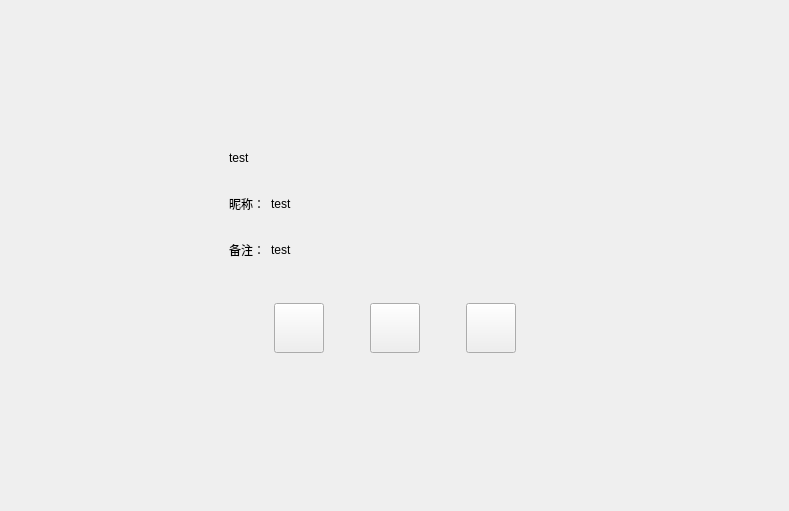
<?xml version="1.0" encoding="UTF-8"?>
<ui version="4.0">
 <class>FriendInfoPage</class>
 <widget class="QWidget" name="FriendInfoPage">
  <property name="geometry">
   <rect>
    <x>0</x>
    <y>0</y>
    <width>789</width>
    <height>511</height>
   </rect>
  </property>
  <property name="windowTitle">
   <string>Form</string>
  </property>
  <layout class="QVBoxLayout" name="verticalLayout">
   <property name="leftMargin">
    <number>120</number>
   </property>
   <property name="topMargin">
    <number>120</number>
   </property>
   <property name="rightMargin">
    <number>120</number>
   </property>
   <property name="bottomMargin">
    <number>120</number>
   </property>
   <item>
    <widget class="QWidget" name="widget" native="true">
     <layout class="QHBoxLayout" name="horizontalLayout">
      <item>
       <widget class="QLabel" name="icon_lb">
        <property name="minimumSize">
         <size>
          <width>85</width>
          <height>85</height>
         </size>
        </property>
        <property name="maximumSize">
         <size>
          <width>85</width>
          <height>85</height>
         </size>
        </property>
        <property name="text">
         <string/>
        </property>
       </widget>
      </item>
      <item>
       <widget class="QWidget" name="widget_3" native="true">
        <layout class="QVBoxLayout" name="verticalLayout_2">
         <item>
          <widget class="QWidget" name="widget_4" native="true">
           <property name="minimumSize">
            <size>
             <width>0</width>
             <height>40</height>
            </size>
           </property>
           <property name="maximumSize">
            <size>
             <width>16777215</width>
             <height>40</height>
            </size>
           </property>
           <layout class="QHBoxLayout" name="horizontalLayout_2">
            <property name="leftMargin">
             <number>0</number>
            </property>
            <property name="topMargin">
             <number>0</number>
            </property>
            <property name="rightMargin">
             <number>0</number>
            </property>
            <property name="bottomMargin">
             <number>0</number>
            </property>
            <item>
             <widget class="QLabel" name="name_lb">
              <property name="minimumSize">
               <size>
                <width>40</width>
                <height>0</height>
               </size>
              </property>
              <property name="maximumSize">
               <size>
                <width>16777215</width>
                <height>16777215</height>
               </size>
              </property>
              <property name="text">
               <string>test</string>
              </property>
             </widget>
            </item>
            <item>
             <widget class="QLabel" name="sex_lb">
              <property name="minimumSize">
               <size>
                <width>40</width>
                <height>40</height>
               </size>
              </property>
              <property name="maximumSize">
               <size>
                <width>40</width>
                <height>40</height>
               </size>
              </property>
              <property name="text">
               <string/>
              </property>
             </widget>
            </item>
            <item>
             <spacer name="horizontalSpacer">
              <property name="orientation">
               <enum>Qt::Orientation::Horizontal</enum>
              </property>
              <property name="sizeHint" stdset="0">
               <size>
                <width>40</width>
                <height>20</height>
               </size>
              </property>
             </spacer>
            </item>
           </layout>
          </widget>
         </item>
         <item>
          <widget class="QWidget" name="widget_2" native="true">
           <property name="minimumSize">
            <size>
             <width>0</width>
             <height>40</height>
            </size>
           </property>
           <property name="maximumSize">
            <size>
             <width>16777215</width>
             <height>40</height>
            </size>
           </property>
           <layout class="QHBoxLayout" name="horizontalLayout_3">
            <property name="leftMargin">
             <number>0</number>
            </property>
            <property name="topMargin">
             <number>0</number>
            </property>
            <property name="rightMargin">
             <number>0</number>
            </property>
            <property name="bottomMargin">
             <number>0</number>
            </property>
            <item>
             <widget class="QLabel" name="nick_tip">
              <property name="minimumSize">
               <size>
                <width>0</width>
                <height>30</height>
               </size>
              </property>
              <property name="maximumSize">
               <size>
                <width>50</width>
                <height>30</height>
               </size>
              </property>
              <property name="text">
               <string>昵称：</string>
              </property>
             </widget>
            </item>
            <item>
             <widget class="QLabel" name="nick_lb">
              <property name="text">
               <string>test</string>
              </property>
             </widget>
            </item>
            <item>
             <spacer name="horizontalSpacer_2">
              <property name="orientation">
               <enum>Qt::Orientation::Horizontal</enum>
              </property>
              <property name="sizeHint" stdset="0">
               <size>
                <width>40</width>
                <height>20</height>
               </size>
              </property>
             </spacer>
            </item>
           </layout>
          </widget>
         </item>
         <item>
          <widget class="QWidget" name="widget_5" native="true">
           <property name="minimumSize">
            <size>
             <width>0</width>
             <height>40</height>
            </size>
           </property>
           <property name="maximumSize">
            <size>
             <width>16777215</width>
             <height>40</height>
            </size>
           </property>
           <layout class="QHBoxLayout" name="horizontalLayout_4">
            <property name="leftMargin">
             <number>0</number>
            </property>
            <property name="topMargin">
             <number>0</number>
            </property>
            <property name="rightMargin">
             <number>0</number>
            </property>
            <property name="bottomMargin">
             <number>0</number>
            </property>
            <item>
             <widget class="QLabel" name="bak_tip">
              <property name="minimumSize">
               <size>
                <width>0</width>
                <height>30</height>
               </size>
              </property>
              <property name="maximumSize">
               <size>
                <width>50</width>
                <height>30</height>
               </size>
              </property>
              <property name="text">
               <string>备注：</string>
              </property>
             </widget>
            </item>
            <item>
             <widget class="QLabel" name="bak_lb">
              <property name="text">
               <string>test</string>
              </property>
             </widget>
            </item>
            <item>
             <spacer name="horizontalSpacer_7">
              <property name="orientation">
               <enum>Qt::Orientation::Horizontal</enum>
              </property>
              <property name="sizeHint" stdset="0">
               <size>
                <width>40</width>
                <height>20</height>
               </size>
              </property>
             </spacer>
            </item>
           </layout>
          </widget>
         </item>
        </layout>
       </widget>
      </item>
     </layout>
    </widget>
   </item>
   <item>
    <widget class="QWidget" name="widget_6" native="true">
     <layout class="QHBoxLayout" name="horizontalLayout_5">
      <item>
       <spacer name="horizontalSpacer_3">
        <property name="orientation">
         <enum>Qt::Orientation::Horizontal</enum>
        </property>
        <property name="sizeHint" stdset="0">
         <size>
          <width>40</width>
          <height>20</height>
         </size>
        </property>
       </spacer>
      </item>
      <item>
       <widget class="ClickedBtn" name="msg_chat">
        <property name="minimumSize">
         <size>
          <width>50</width>
          <height>50</height>
         </size>
        </property>
        <property name="maximumSize">
         <size>
          <width>50</width>
          <height>50</height>
         </size>
        </property>
        <property name="text">
         <string/>
        </property>
       </widget>
      </item>
      <item>
       <spacer name="horizontalSpacer_5">
        <property name="orientation">
         <enum>Qt::Orientation::Horizontal</enum>
        </property>
        <property name="sizeType">
         <enum>QSizePolicy::Policy::Fixed</enum>
        </property>
        <property name="sizeHint" stdset="0">
         <size>
          <width>40</width>
          <height>20</height>
         </size>
        </property>
       </spacer>
      </item>
      <item>
       <widget class="ClickedBtn" name="voice_chat">
        <property name="minimumSize">
         <size>
          <width>50</width>
          <height>50</height>
         </size>
        </property>
        <property name="maximumSize">
         <size>
          <width>50</width>
          <height>50</height>
         </size>
        </property>
        <property name="text">
         <string/>
        </property>
       </widget>
      </item>
      <item>
       <spacer name="horizontalSpacer_6">
        <property name="orientation">
         <enum>Qt::Orientation::Horizontal</enum>
        </property>
        <property name="sizeType">
         <enum>QSizePolicy::Policy::Fixed</enum>
        </property>
        <property name="sizeHint" stdset="0">
         <size>
          <width>40</width>
          <height>20</height>
         </size>
        </property>
       </spacer>
      </item>
      <item>
       <widget class="ClickedBtn" name="video_chat">
        <property name="minimumSize">
         <size>
          <width>50</width>
          <height>50</height>
         </size>
        </property>
        <property name="maximumSize">
         <size>
          <width>50</width>
          <height>50</height>
         </size>
        </property>
        <property name="text">
         <string/>
        </property>
       </widget>
      </item>
      <item>
       <spacer name="horizontalSpacer_4">
        <property name="orientation">
         <enum>Qt::Orientation::Horizontal</enum>
        </property>
        <property name="sizeHint" stdset="0">
         <size>
          <width>40</width>
          <height>20</height>
         </size>
        </property>
       </spacer>
      </item>
     </layout>
    </widget>
   </item>
   <item>
    <spacer name="verticalSpacer_2">
     <property name="orientation">
      <enum>Qt::Orientation::Vertical</enum>
     </property>
     <property name="sizeHint" stdset="0">
      <size>
       <width>20</width>
       <height>40</height>
      </size>
     </property>
    </spacer>
   </item>
  </layout>
 </widget>
 <customwidgets>
  <customwidget>
   <class>ClickedBtn</class>
   <extends>QPushButton</extends>
   <header location="global">clickedbtn.h</header>
  </customwidget>
 </customwidgets>
 <resources/>
 <connections/>
</ui>
